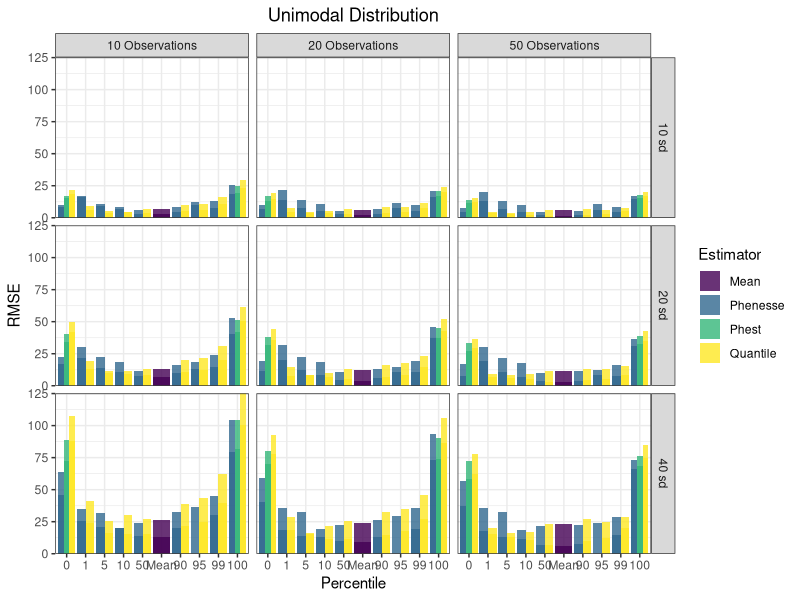
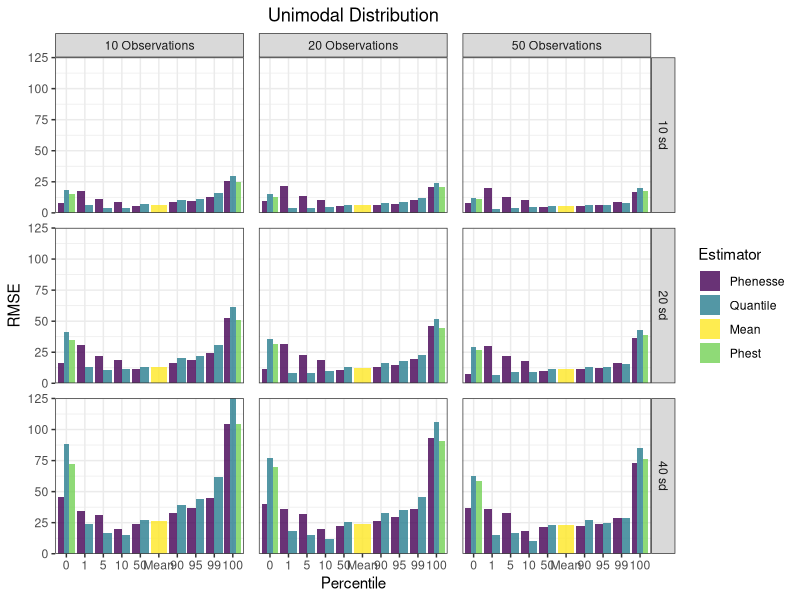

Write R code to recreate these figures, in order. (Note: this script raises an error after producing the figures.)
# Libraries

library(Metrics)
library(dplyr)
library(ggplot2)

# read in simulation results, uni_sims and bi_sims

# read in simulation results, uni_sims and bi_sims

uni_quantile_sims <- read.csv("results/unimodal_quantile.csv", 
                              stringsAsFactors = FALSE) %>% 
  dplyr::mutate(Estimator = 'Quantile') %>% 
  dplyr::mutate(Skewed = "No")
uni_skewed_quantile_sims <- read.csv("results/unimodal_skewed_quantile.csv",
                                     stringsAsFactors = FALSE) %>% 
  dplyr::mutate(Estimator = 'Quantile') %>% 
  dplyr::mutate(Skewed = "Yes")

uni_phest_sims <- read.csv("results/unimodal_phest.csv", 
                           stringsAsFactors = FALSE) %>% 
  dplyr::select(-lowCI, -highCI) %>% 
  dplyr::mutate(Estimator = 'Phest')%>% 
  dplyr::mutate(Skewed = "No")
uni_skewed_phest_sims <- read.csv("results/unimodal_skewed_phest.csv",
                                  stringsAsFactors = FALSE)%>% 
  dplyr::select(-lowCI, -highCI) %>% 
  dplyr::mutate(Estimator = 'Phest')%>% 
  dplyr::mutate(Skewed = "Yes")

uni_mean_sims <- read.csv("results/unimodal_mean.csv", stringsAsFactors = FALSE) %>% 
  dplyr::mutate(Estimator = 'Mean')%>% 
  dplyr::mutate(Skewed = "No")
uni_skewed_mean_sims <- read.csv("results/unimodal_skewed_mean.csv", stringsAsFactors = FALSE) %>% 
  dplyr::mutate(Estimator = 'Mean')%>% 
  dplyr::mutate(Skewed = "Yes")

uni_phenesse_sims <- read.csv("results/unimodal_phenesse.csv", stringsAsFactors = FALSE) %>% 
  dplyr::mutate(Estimator = "Phenesse")%>% 
  dplyr::mutate(Skewed = "No")
uni_skewed_phenesse_sims <- read.csv("results/unimodal_skewed_phenesse.csv", stringsAsFactors = FALSE) %>% 
  dplyr::mutate(Estimator = "Phenesse")%>% 
  dplyr::mutate(Skewed = "Yes")


# group by and summarize to get bias and rmse

total_uni <- rbind(uni_mean_sims, uni_skewed_mean_sims, uni_phest_sims, uni_skewed_phest_sims,
                   uni_quantile_sims, uni_skewed_quantile_sims, uni_phenesse_sims, uni_skewed_phenesse_sims)

total_skewed_uni_metrics <- total_uni %>%  
  group_by(Estimator, perc, obs, Q, sd, Skewed) %>% 
  summarize(RMSE = rmse(actual = true_value, predicted = estimate), 
            Bias = bias(actual = true_value, predicted = estimate)) 

total_skewed_uni_metrics$sd <- as.character(total_skewed_uni_metrics$sd)
total_skewed_uni_metrics$obs <- as.character(total_skewed_uni_metrics$obs)
total_skewed_uni_metrics$Q <- as.character(total_skewed_uni_metrics$Q)
total_skewed_uni_metrics <- total_skewed_uni_metrics %>% 
  mutate(fac_Q = ifelse(Q == 50.50, "Mean", Q))

total_skewed_uni_metrics_barplot <- total_skewed_uni_metrics %>% 
  ungroup(fac_Q) %>% 
  mutate(fac_Q = factor(fac_Q, levels = c('0','1','5','10','50',"Mean",'90','95','99','100'))) %>% 
  mutate(sd = paste(sd, "sd")) %>% 
  mutate(obs = paste(obs, "Observations")) 



##### UNIMODAL RMSE PLOT #########

um_skewed_rmse <- ggplot(total_skewed_uni_metrics_barplot) + 
  geom_bar(aes(x = fac_Q, y = RMSE, fill = Estimator), 
           stat = "identity", size = 1, alpha = 0.8, position = "dodge") +
  ggtitle("Unimodal Distribution") + 
  scale_y_continuous(expand = c(0,0)) +
  theme_bw() +
  facet_grid(sd~obs, labeller = labeller()) +
  labs(x = "Percentile", y = 'RMSE') + 
  scale_fill_viridis_d() +
  theme(plot.title = element_text(hjust = 0.5)) 

um_skewed_rmse


### Now only do skewed

um_skewed_rmse_data <- total_skewed_uni_metrics_barplot %>% 
  dplyr::filter(Skewed == "Yes") %>% 
  mutate(Estimator = factor(Estimator, levels = c('Phenesse', 
                                                  'Quantile', 
                                                  'Mean',
                                                  'Phest')))

um_rmse_skewed <- ggplot() + 
  geom_bar(data = um_skewed_rmse_data, aes(x = fac_Q, y = RMSE, fill = Estimator), 
           stat = "identity", size = 1, alpha = 0.8, position = "dodge") +
  ggtitle("Unimodal Distribution") + 
  scale_y_continuous(expand = c(0,0)) +
  theme_bw() +
  facet_grid(sd~obs) +
  labs(x = "Percentile", y = 'RMSE') + 
  scale_fill_manual(values = c("#440154FF", "#287D8EFF","#FDE725FF", "#73D055FF")) +
  theme(plot.title = element_text(hjust = 0.5),
        panel.spacing = unit(0.75, "lines")) 

um_rmse_skewed

ggplot2::ggsave("figures_outputs/skewed_um_rmse.png", plot = um_rmse_skewed, width = 10, height = 8, dpi = 300)

##### Skewed UNIMODAL BIAS PLOT #########

um_bias_skewed <- ggplot(um_skewed_rmse_data) + 
  geom_bar(aes(x = fac_Q, y = Bias, fill = Estimator), 
           stat = "identity", size = 1, alpha = 0.8, position = "dodge") +
  geom_hline(yintercept = 0, alpha = 0.5) +
  ggtitle("Unimodal Distribution") + 
  scale_y_continuous(expand = c(0,0)) +
  theme_bw() +
  scale_fill_manual(values = c("#440154FF", "#287D8EFF","#FDE725FF", "#73D055FF")) +
  facet_grid(sd~obs, labeller = labeller()) +
  labs(x = "Percentile", y = 'Bias') + 
  theme(plot.title = element_text(hjust = 0.5),
        panel.spacing = unit(0.75, "lines")) 

um_bias_skewed

ggplot2::ggsave("figures_outputs/skewed_unimodal_bias.png", plot = um_bias_skewed, width = 10, height = 8, dpi = 300)
